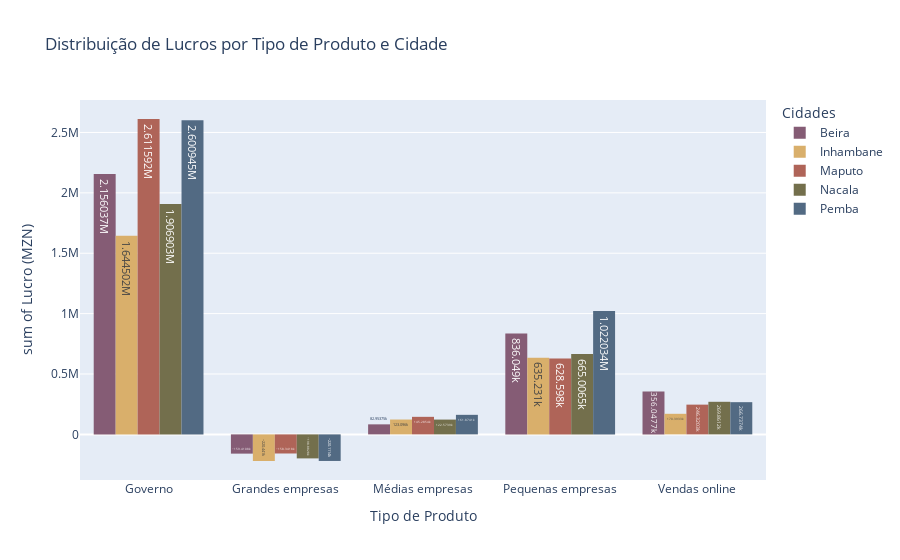

The cell this chart's notebook holds for it:
### Code cell
grafico

### Figure 1 — Plotly figure (JSON) as saved in the notebook; plotly's stock layout.template omitted (floating-point values rounded to 4 significant figures; data arrays with more than 128 entries replaced by an {"elided": "..."} marker saying what was removed)
{"data": [{"alignmentgroup": "True", "bingroup": "x", "histfunc": "sum", "hovertemplate": "Cidades=Beira<br>Tipo de Produto=%{x}<br>sum of Lucro (MZN)=%{y}<extra></extra>", "legendgroup": "Beira", "marker": {"color": "rgb(133, 92, 117)", "pattern": {"shape": ""}}, "name": "Beira", "offsetgroup": "Beira", "orientation": "v", "showlegend": true, "texttemplate": "%{value}", "type": "histogram", "x": {"elided": "140 str values"}, "xaxis": "x", "y": {"elided": "140 float values"}, "yaxis": "y"}, {"alignmentgroup": "True", "bingroup": "x", "histfunc": "sum", "hovertemplate": "Cidades=Inhambane<br>Tipo de Produto=%{x}<br>sum of Lucro (MZN)=%{y}<extra></extra>", "legendgroup": "Inhambane", "marker": {"color": "rgb(217, 175, 107)", "pattern": {"shape": ""}}, "name": "Inhambane", "offsetgroup": "Inhambane", "orientation": "v", "showlegend": true, "texttemplate": "%{value}", "type": "histogram", "x": {"elided": "140 str values"}, "xaxis": "x", "y": {"elided": "140 float values"}, "yaxis": "y"}, {"alignmentgroup": "True", "bingroup": "x", "histfunc": "sum", "hovertemplate": "Cidades=Maputo<br>Tipo de Produto=%{x}<br>sum of Lucro (MZN)=%{y}<extra></extra>", "legendgroup": "Maputo", "marker": {"color": "rgb(175, 100, 88)", "pattern": {"shape": ""}}, "name": "Maputo", "offsetgroup": "Maputo", "orientation": "v", "showlegend": true, "texttemplate": "%{value}", "type": "histogram", "x": {"elided": "140 str values"}, "xaxis": "x", "y": {"elided": "140 float values"}, "yaxis": "y"}, {"alignmentgroup": "True", "bingroup": "x", "histfunc": "sum", "hovertemplate": "Cidades=Nacala<br>Tipo de Produto=%{x}<br>sum of Lucro (MZN)=%{y}<extra></extra>", "legendgroup": "Nacala", "marker": {"color": "rgb(115, 111, 76)", "pattern": {"shape": ""}}, "name": "Nacala", "offsetgroup": "Nacala", "orientation": "v", "showlegend": true, "texttemplate": "%{value}", "type": "histogram", "x": {"elided": "140 str values"}, "xaxis": "x", "y": {"elided": "140 float values"}, "yaxis": "y"}, {"alignmentgroup": "True", "bingroup": "x", "histfunc": "sum", "hovertemplate": "Cidades=Pemba<br>Tipo de Produto=%{x}<br>sum of Lucro (MZN)=%{y}<extra></extra>", "legendgroup": "Pemba", "marker": {"color": "rgb(82, 106, 131)", "pattern": {"shape": ""}}, "name": "Pemba", "offsetgroup": "Pemba", "orientation": "v", "showlegend": true, "texttemplate": "%{value}", "type": "histogram", "x": {"elided": "140 str values"}, "xaxis": "x", "y": {"elided": "140 float values"}, "yaxis": "y"}], "layout": {"barmode": "group", "legend": {"title": {"text": "Cidades"}, "tracegroupgap": 0}, "title": {"text": "Distribuição de Lucros por Tipo de Produto e Cidade"}, "xaxis": {"anchor": "y", "domain": [0, 1], "title": {"text": "Tipo de Produto"}}, "yaxis": {"anchor": "x", "domain": [0, 1], "title": {"text": "sum of Lucro (MZN)"}}}}
